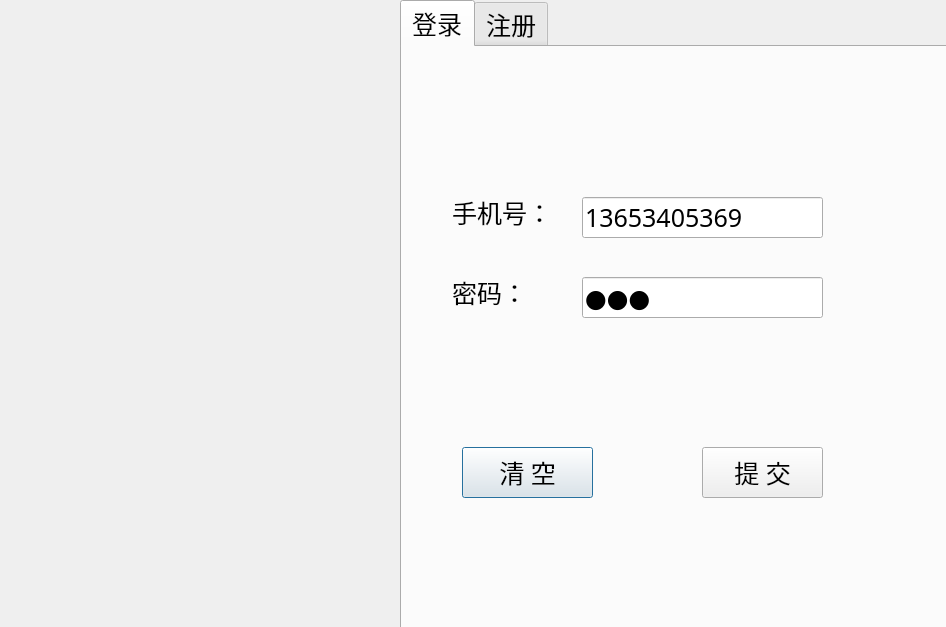
<?xml version="1.0" encoding="UTF-8"?>
<ui version="4.0">
 <class>IMDialog</class>
 <widget class="QDialog" name="IMDialog">
  <property name="geometry">
   <rect>
    <x>0</x>
    <y>0</y>
    <width>946</width>
    <height>627</height>
   </rect>
  </property>
  <property name="font">
   <font>
    <family>隶书</family>
    <pointsize>19</pointsize>
   </font>
  </property>
  <property name="windowTitle">
   <string>IMDialog</string>
  </property>
  <widget class="QTabWidget" name="tb_page">
   <property name="geometry">
    <rect>
     <x>400</x>
     <y>0</y>
     <width>551</width>
     <height>631</height>
    </rect>
   </property>
   <property name="currentIndex">
    <number>0</number>
   </property>
   <widget class="QWidget" name="page_login">
    <attribute name="title">
     <string>登录</string>
    </attribute>
    <widget class="QLabel" name="lb_tel">
     <property name="geometry">
      <rect>
       <x>50</x>
       <y>130</y>
       <width>131</width>
       <height>71</height>
      </rect>
     </property>
     <property name="text">
      <string>手机号：</string>
     </property>
    </widget>
    <widget class="QLabel" name="lb_password">
     <property name="geometry">
      <rect>
       <x>50</x>
       <y>210</y>
       <width>131</width>
       <height>71</height>
      </rect>
     </property>
     <property name="text">
      <string>密码：</string>
     </property>
    </widget>
    <widget class="QLineEdit" name="le_tel">
     <property name="geometry">
      <rect>
       <x>180</x>
       <y>150</y>
       <width>241</width>
       <height>41</height>
      </rect>
     </property>
     <property name="text">
      <string>13653405369</string>
     </property>
    </widget>
    <widget class="QLineEdit" name="le_password">
     <property name="geometry">
      <rect>
       <x>180</x>
       <y>230</y>
       <width>241</width>
       <height>41</height>
      </rect>
     </property>
     <property name="text">
      <string>123</string>
     </property>
     <property name="echoMode">
      <enum>QLineEdit::Password</enum>
     </property>
    </widget>
    <widget class="QPushButton" name="pb_clear">
     <property name="geometry">
      <rect>
       <x>60</x>
       <y>400</y>
       <width>131</width>
       <height>51</height>
      </rect>
     </property>
     <property name="text">
      <string>清 空</string>
     </property>
    </widget>
    <widget class="QPushButton" name="pb_commit">
     <property name="geometry">
      <rect>
       <x>300</x>
       <y>400</y>
       <width>121</width>
       <height>51</height>
      </rect>
     </property>
     <property name="text">
      <string>提 交</string>
     </property>
    </widget>
   </widget>
   <widget class="QWidget" name="page_register">
    <attribute name="title">
     <string>注册</string>
    </attribute>
    <widget class="QLineEdit" name="le_tel_register">
     <property name="geometry">
      <rect>
       <x>210</x>
       <y>230</y>
       <width>241</width>
       <height>41</height>
      </rect>
     </property>
    </widget>
    <widget class="QLineEdit" name="le_password_register">
     <property name="geometry">
      <rect>
       <x>210</x>
       <y>310</y>
       <width>241</width>
       <height>41</height>
      </rect>
     </property>
     <property name="echoMode">
      <enum>QLineEdit::Password</enum>
     </property>
    </widget>
    <widget class="QLineEdit" name="le_name_register">
     <property name="geometry">
      <rect>
       <x>210</x>
       <y>140</y>
       <width>241</width>
       <height>41</height>
      </rect>
     </property>
    </widget>
    <widget class="QLabel" name="lb_password_register">
     <property name="geometry">
      <rect>
       <x>80</x>
       <y>290</y>
       <width>131</width>
       <height>71</height>
      </rect>
     </property>
     <property name="text">
      <string>密码：</string>
     </property>
    </widget>
    <widget class="QLabel" name="lb_tel_register">
     <property name="geometry">
      <rect>
       <x>80</x>
       <y>210</y>
       <width>131</width>
       <height>71</height>
      </rect>
     </property>
     <property name="text">
      <string>手机号：</string>
     </property>
    </widget>
    <widget class="QLabel" name="lb_name_register">
     <property name="geometry">
      <rect>
       <x>80</x>
       <y>130</y>
       <width>131</width>
       <height>71</height>
      </rect>
     </property>
     <property name="text">
      <string>昵称：</string>
     </property>
    </widget>
    <widget class="QPushButton" name="pb_clear_register">
     <property name="geometry">
      <rect>
       <x>140</x>
       <y>440</y>
       <width>131</width>
       <height>51</height>
      </rect>
     </property>
     <property name="text">
      <string>清 空</string>
     </property>
    </widget>
    <widget class="QPushButton" name="pb_commit_register">
     <property name="geometry">
      <rect>
       <x>380</x>
       <y>440</y>
       <width>121</width>
       <height>51</height>
      </rect>
     </property>
     <property name="text">
      <string>提 交</string>
     </property>
    </widget>
   </widget>
  </widget>
  <widget class="QLabel" name="lb_icon">
   <property name="geometry">
    <rect>
     <x>0</x>
     <y>0</y>
     <width>401</width>
     <height>631</height>
    </rect>
   </property>
   <property name="text">
    <string/>
   </property>
   <property name="pixmap">
    <pixmap resource="resource.qrc">:/images/register.png</pixmap>
   </property>
   <property name="scaledContents">
    <bool>true</bool>
   </property>
  </widget>
 </widget>
 <resources>
  <include location="resource.qrc"/>
 </resources>
 <connections/>
</ui>
